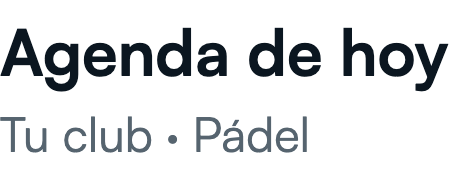
#> input picture .claude/skills/portafolio-axium/scripts/agenda-hoy.png, 452 x 172 px
$ python -i componer-campo.py   (imports and definitions only)
#> lines starting #> are read from the running program, lines starting #| are printed output that depends on the picture
#!/usr/bin/env python3
# -*- coding: utf-8 -*-
"""
componer-campo.py — portadas de CAMPO ABSTRACTO + DISPOSITIVO CONSTRUIDO.

La doctrina que implementa (undécima generación):

  · el CAMPO lo genera el modelo, y solo el campo: luz, color y grano. Sin un
    solo objeto, sin una sola letra, sin escena fotográfica de ningún lugar.
  · el DISPOSITIVO no lo genera nadie: sale de `marco-dispositivo.cjs`, que lo
    dibuja en SVG con el anillo de ancho constante y lo rinde con Playwright
    con la pantalla transparente.
  · la PANTALLA es una captura real, recortada a una vista de pocos elementos
    y tipografía grande, y medida: el elemento mayor tiene que pasar de 12 px
    servido a 421 px de ancho de tarjeta.
  · lo que pega las capas no es el recorte: es la SOMBRA DE CONTACTO, el
    RESPLANDOR de la pantalla sobre el campo, el REFLEJO del cristal y un
    GRANO FINAL común a todo el cuadro.

Solo PIL y numpy (en esta máquina no hay OpenCV ni scipy).
"""

import json
import os
import sys

import numpy as np
from PIL import Image, ImageDraw, ImageFilter

Image.MAX_IMAGE_PIXELS = None


# ── utilidades ───────────────────────────────────────────────────────────────

# [44 lines left out: functions coef_perspectiva, pegar_rgba, sombra, resplandor, grano, not called in this run]


def curva(a, negro=0.0, blanco=255.0, gamma=1.0):
    x = np.clip((a - negro) / max(1e-6, (blanco - negro)), 0, 1)
    return np.power(x, gamma) * 255.0


# [134 lines left out: functions suma_luz, luz_de_borde, hsv, desde_hsv, ajustar_hs, mezcla_color and 4 more, not called in this run]


def medir(path, ancho_servido=421):
#> called with path = 'agenda-hoy.png', ancho_servido = 421
    im = Image.open(path).convert("RGB")
#> im is the input picture: PIL image 452x172 RGB; mean R, G, B 222, 223.7, 225.2
    a = np.asarray(im.convert("L"), dtype=np.float32)
    lo = np.asarray(im.convert("L").filter(ImageFilter.GaussianBlur(3)), dtype=np.float32)
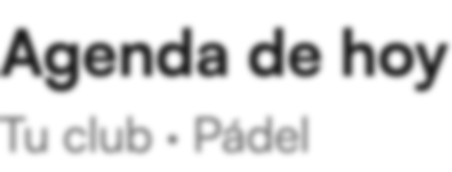
#> lo: shape (172, 452) float32; min 26, max 255, mean 223.4
    nit = float(((a - lo) ** 2).mean())
#> nit = 1344
    print(f"  {os.path.basename(path)}  {im.size[0]}×{im.size[1]}  rango={int(a.max()-a.min())}"
          f"  nitidez={nit:.0f}  <5={float((a<5).mean())*100:.2f}%  >250={float((a>250).mean())*100:.2f}%"
          f"  factor_servido={ancho_servido/im.size[0]:.4f}")
#|   agenda-hoy.png  452×172  rango=235  nitidez=1344  <5=0.00%  >250=82.98%  factor_servido=0.9314

>>> result = medir('agenda-hoy.png')

$ run again, on .claude/skills/portafolio-axium/scripts/agenda-tarjeta.png
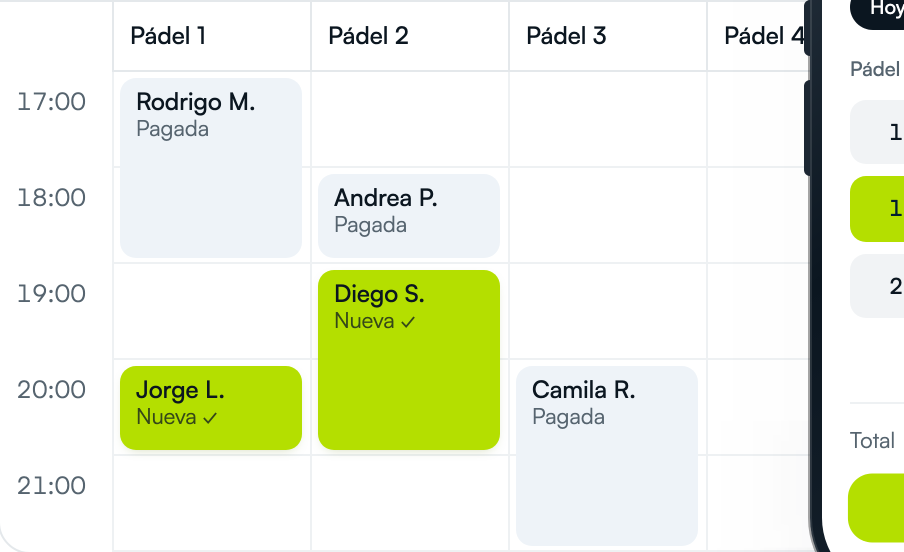
#> input picture .claude/skills/portafolio-axium/scripts/agenda-tarjeta.png, 1808 x 1104 px (shown at 1/2 size)
#> in medir, im is the input picture: PIL image 1808x1104 RGB; mean R, G, B 235.2, 241.1, 218.5
#> in medir, `a = np.asarray(im.convert("L"), dtype=np.float32)`:
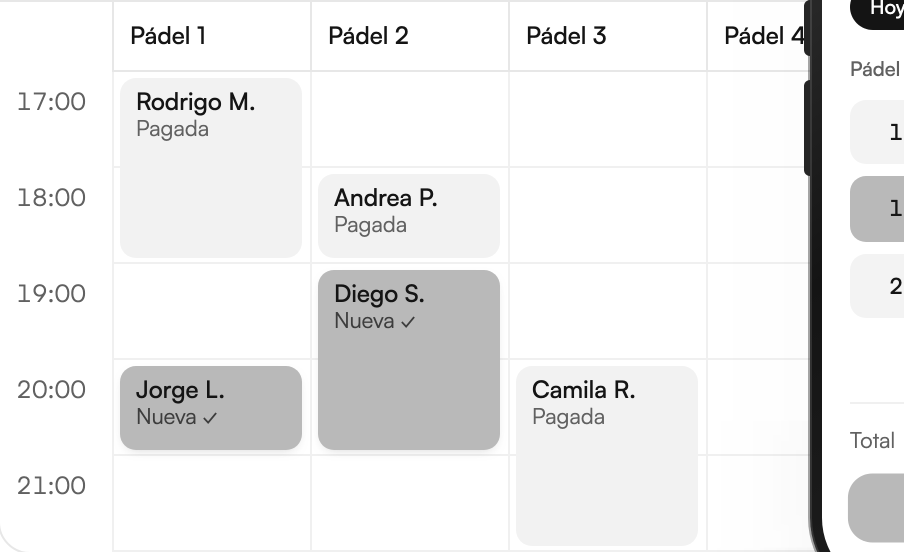
#> a: shape (1104, 1808) float32 (shown at 1/2 size); min 19, max 255, mean 236.8
#> in medir, `lo = np.asarray(im.convert("L").filter(ImageFilter.GaussianBlur(3)), d..`:
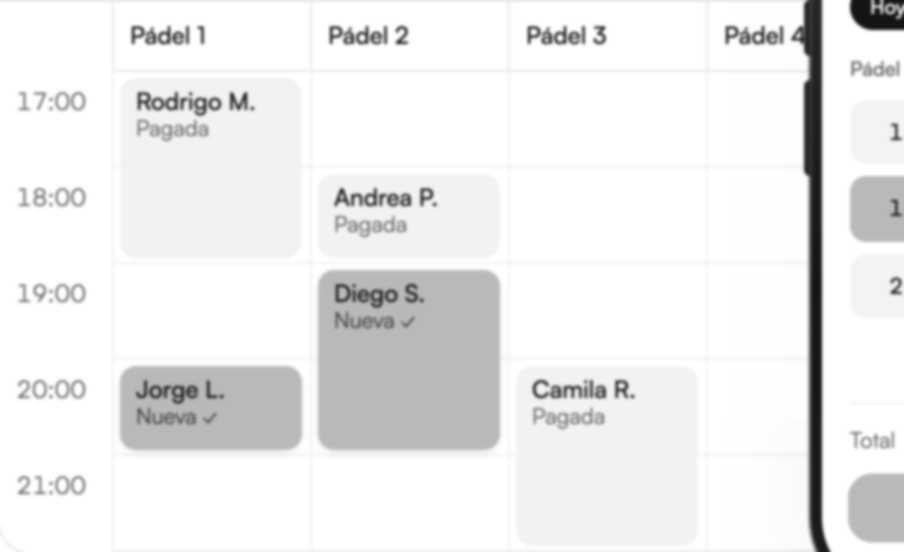
#> lo: shape (1104, 1808) float32 (shown at 1/2 size); min 20, max 255, mean 236.8
#> nit = 262.5
#|   agenda-tarjeta.png  1808×1104  rango=236  nitidez=263  <5=0.00%  >250=65.14%  factor_servido=0.2329

$ run again, on .claude/skills/portafolio-axium/scripts/live-torneo-tarjeta.png
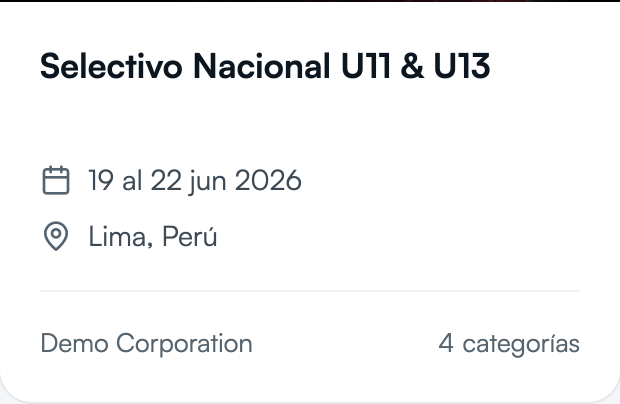
#> input picture .claude/skills/portafolio-axium/scripts/live-torneo-tarjeta.png, 1240 x 808 px (shown at 1/2 size)
#> in medir, im is the input picture: PIL image 1240x808 RGB; mean R, G, B 246.2, 246.6, 247
#> in medir, `lo = np.asarray(im.convert("L").filter(ImageFilter.GaussianBlur(3)), d..`:
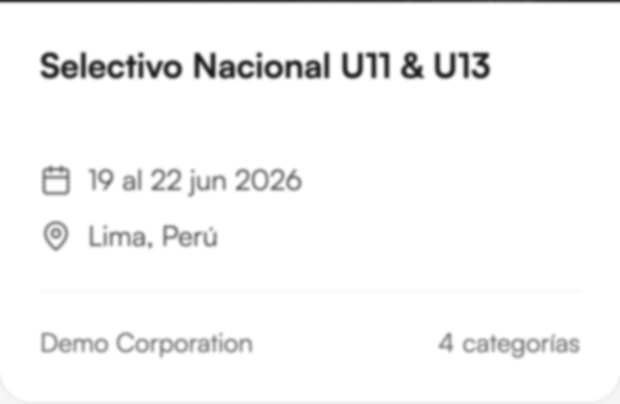
#> lo: shape (808, 1240) float32 (shown at 1/2 size); min 23, max 255, mean 246.5
#> nit = 368.4
#|   live-torneo-tarjeta.png  1240×808  rango=255  nitidez=368  <5=0.27%  >250=94.33%  factor_servido=0.3395
